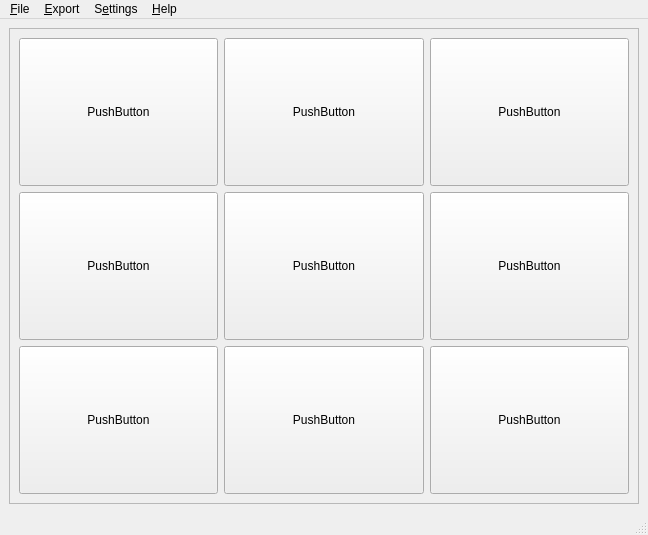
<?xml version="1.0" encoding="UTF-8"?>
<ui version="4.0">
 <class>PanelGenerator</class>
 <widget class="QMainWindow" name="PanelGenerator">
  <property name="geometry">
   <rect>
    <x>0</x>
    <y>0</y>
    <width>648</width>
    <height>535</height>
   </rect>
  </property>
  <property name="minimumSize">
   <size>
    <width>0</width>
    <height>100</height>
   </size>
  </property>
  <property name="windowTitle">
   <string>MainWindow</string>
  </property>
  <widget class="QWidget" name="centralwidget">
   <layout class="QVBoxLayout" name="verticalLayout">
    <item>
     <widget class="QScrollArea" name="scrollArea">
      <property name="widgetResizable">
       <bool>true</bool>
      </property>
      <widget class="QWidget" name="scrollAreaWidgetContents">
       <property name="geometry">
        <rect>
         <x>0</x>
         <y>0</y>
         <width>622</width>
         <height>458</height>
        </rect>
       </property>
       <property name="minimumSize">
        <size>
         <width>400</width>
         <height>300</height>
        </size>
       </property>
       <layout class="QVBoxLayout" name="verticalLayout_2">
        <item>
         <layout class="QGridLayout" name="gridLayout">
          <item row="2" column="2">
           <widget class="QPushButton" name="pushButton_9">
            <property name="sizePolicy">
             <sizepolicy hsizetype="MinimumExpanding" vsizetype="MinimumExpanding">
              <horstretch>0</horstretch>
              <verstretch>0</verstretch>
             </sizepolicy>
            </property>
            <property name="text">
             <string>PushButton</string>
            </property>
           </widget>
          </item>
          <item row="1" column="1">
           <widget class="QPushButton" name="pushButton_4">
            <property name="sizePolicy">
             <sizepolicy hsizetype="MinimumExpanding" vsizetype="MinimumExpanding">
              <horstretch>0</horstretch>
              <verstretch>0</verstretch>
             </sizepolicy>
            </property>
            <property name="text">
             <string>PushButton</string>
            </property>
           </widget>
          </item>
          <item row="0" column="1">
           <widget class="QPushButton" name="pushButton_3">
            <property name="sizePolicy">
             <sizepolicy hsizetype="MinimumExpanding" vsizetype="MinimumExpanding">
              <horstretch>0</horstretch>
              <verstretch>0</verstretch>
             </sizepolicy>
            </property>
            <property name="text">
             <string>PushButton</string>
            </property>
           </widget>
          </item>
          <item row="2" column="1">
           <widget class="QPushButton" name="pushButton_6">
            <property name="sizePolicy">
             <sizepolicy hsizetype="MinimumExpanding" vsizetype="MinimumExpanding">
              <horstretch>0</horstretch>
              <verstretch>0</verstretch>
             </sizepolicy>
            </property>
            <property name="text">
             <string>PushButton</string>
            </property>
           </widget>
          </item>
          <item row="0" column="2">
           <widget class="QPushButton" name="pushButton_7">
            <property name="sizePolicy">
             <sizepolicy hsizetype="MinimumExpanding" vsizetype="MinimumExpanding">
              <horstretch>0</horstretch>
              <verstretch>0</verstretch>
             </sizepolicy>
            </property>
            <property name="text">
             <string>PushButton</string>
            </property>
           </widget>
          </item>
          <item row="0" column="0">
           <widget class="QPushButton" name="pushButton">
            <property name="sizePolicy">
             <sizepolicy hsizetype="MinimumExpanding" vsizetype="MinimumExpanding">
              <horstretch>0</horstretch>
              <verstretch>0</verstretch>
             </sizepolicy>
            </property>
            <property name="text">
             <string>PushButton</string>
            </property>
           </widget>
          </item>
          <item row="1" column="0">
           <widget class="QPushButton" name="pushButton_2">
            <property name="sizePolicy">
             <sizepolicy hsizetype="MinimumExpanding" vsizetype="MinimumExpanding">
              <horstretch>0</horstretch>
              <verstretch>0</verstretch>
             </sizepolicy>
            </property>
            <property name="text">
             <string>PushButton</string>
            </property>
           </widget>
          </item>
          <item row="1" column="2">
           <widget class="QPushButton" name="pushButton_8">
            <property name="sizePolicy">
             <sizepolicy hsizetype="MinimumExpanding" vsizetype="MinimumExpanding">
              <horstretch>0</horstretch>
              <verstretch>0</verstretch>
             </sizepolicy>
            </property>
            <property name="text">
             <string>PushButton</string>
            </property>
           </widget>
          </item>
          <item row="2" column="0">
           <widget class="QPushButton" name="pushButton_5">
            <property name="sizePolicy">
             <sizepolicy hsizetype="MinimumExpanding" vsizetype="MinimumExpanding">
              <horstretch>0</horstretch>
              <verstretch>0</verstretch>
             </sizepolicy>
            </property>
            <property name="text">
             <string>PushButton</string>
            </property>
           </widget>
          </item>
         </layout>
        </item>
       </layout>
      </widget>
     </widget>
    </item>
   </layout>
  </widget>
  <widget class="QMenuBar" name="menubar">
   <property name="geometry">
    <rect>
     <x>0</x>
     <y>0</y>
     <width>648</width>
     <height>24</height>
    </rect>
   </property>
   <widget class="QMenu" name="menuLoad">
    <property name="title">
     <string>&amp;File</string>
    </property>
    <addaction name="actionNew"/>
    <addaction name="actionImport_File"/>
    <addaction name="actionSave"/>
    <addaction name="actionSave_As"/>
   </widget>
   <widget class="QMenu" name="menuExport">
    <property name="title">
     <string>&amp;Export</string>
    </property>
    <addaction name="actionPanels_File"/>
    <addaction name="separator"/>
    <addaction name="actionWin_Package"/>
    <addaction name="actionMac_Package"/>
    <addaction name="actionLinux_Package"/>
    <addaction name="separator"/>
   </widget>
   <widget class="QMenu" name="menuHelp">
    <property name="title">
     <string>&amp;Help</string>
    </property>
    <addaction name="actionDocumentation"/>
   </widget>
   <widget class="QMenu" name="menuSettings">
    <property name="title">
     <string>S&amp;ettings</string>
    </property>
    <addaction name="actionPanel_Name"/>
    <addaction name="actionPanel_ID"/>
    <addaction name="actionLaunch_Panel"/>
   </widget>
   <addaction name="menuLoad"/>
   <addaction name="menuExport"/>
   <addaction name="menuSettings"/>
   <addaction name="menuHelp"/>
  </widget>
  <widget class="QStatusBar" name="statusbar"/>
  <action name="actionSave">
   <property name="text">
    <string>&amp;Save</string>
   </property>
   <property name="shortcut">
    <string>Ctrl+S</string>
   </property>
  </action>
  <action name="actionSave_As">
   <property name="text">
    <string>Save &amp;As...</string>
   </property>
  </action>
  <action name="actionImport_File">
   <property name="text">
    <string>&amp;Import Panels File</string>
   </property>
   <property name="shortcut">
    <string>Ctrl+O</string>
   </property>
  </action>
  <action name="actionWin_Package">
   <property name="text">
    <string>Portable &amp;Windows Package</string>
   </property>
   <property name="shortcut">
    <string>F5</string>
   </property>
  </action>
  <action name="actionDocumentation">
   <property name="text">
    <string>&amp;Documentation</string>
   </property>
   <property name="shortcut">
    <string>F1</string>
   </property>
  </action>
  <action name="actionPanel_Name">
   <property name="text">
    <string>Panel Name</string>
   </property>
  </action>
  <action name="actionPanel_ID">
   <property name="text">
    <string>Panel ID</string>
   </property>
  </action>
  <action name="actionLaunch_Panel">
   <property name="checkable">
    <bool>false</bool>
   </property>
   <property name="text">
    <string>Starter Panel:</string>
   </property>
  </action>
  <action name="actionDelete_Panel">
   <property name="text">
    <string>Delete Panel</string>
   </property>
  </action>
  <action name="actionPanels_File">
   <property name="text">
    <string>&amp;Panels File</string>
   </property>
  </action>
  <action name="actionMac_Package">
   <property name="text">
    <string>Portable &amp;macOS Package</string>
   </property>
  </action>
  <action name="actionLinux_Package">
   <property name="text">
    <string>Portable Linux Package</string>
   </property>
  </action>
  <action name="actionNew">
   <property name="text">
    <string>&amp;New Panel</string>
   </property>
   <property name="shortcut">
    <string>Ctrl+N</string>
   </property>
  </action>
 </widget>
 <resources/>
 <connections/>
</ui>
